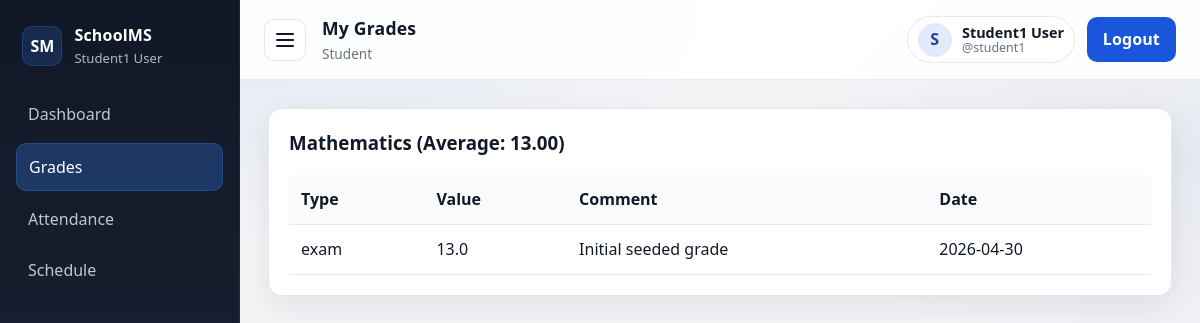
The app's page /student/grades/ (signed in) with its own data.
### accounts/models.py (models this page shows, shortened)
class User(AbstractUser):
    ROLES = [
        ('admin', 'Administrator'),
        ('teacher', 'Teacher'),
        ('student', 'Student'),
        ('parent', 'Parent'),
    ]
    role = models.CharField(max_length=20, choices=ROLES, default='student')

### courses/models.py (models this page shows, shortened)
class Course(models.Model):
    course_id = models.CharField(max_length=20, unique=True)
    name = models.CharField(max_length=100)
    credits = models.IntegerField()
    teacher = models.ForeignKey(Teacher, on_delete=models.SET_NULL, null=True)
    class_group = models.ForeignKey(ClassGroup, on_delete=models.SET_NULL, null=True)

class Grade(models.Model):
    TYPES = [('exam', 'Exam'), ('quiz', 'Quiz'), ('homework', 'Homework'), ('project', 'Project')]
    value = models.FloatField()
    student = models.ForeignKey(Student, on_delete=models.CASCADE)
    course = models.ForeignKey(Course, on_delete=models.CASCADE)
    grade_type = models.CharField(max_length=20, choices=TYPES, default='exam')
    date_recorded = models.DateTimeField(auto_now_add=True)
    comment = models.TextField(blank=True)

### accounts/decorators.py (the view)
        def _wrapped_view(request, *args, **kwargs):
            if not request.user.is_authenticated:
                return redirect('login')
            if getattr(request.user, 'is_superuser', False):
                return view_func(request, *args, **kwargs)
            if request.user.role not in allowed_roles:
                return redirect('login')
            return view_func(request, *args, **kwargs)

### dashboard/views.py (called while the page is built)
@login_required
@role_required('student')
def student_grades(request):
    student = get_object_or_404(Student, user=request.user)
    grades = Grade.objects.filter(student=student).select_related('course').order_by('course__name')
    grouped = {}
    for grade in grades:
        grouped.setdefault(grade.course, []).append(grade)
    grouped_data = []
    for course, course_grades in grouped.items():
        avg = Grade.objects.filter(student=student, course=course).aggregate(avg=Avg('value'))['avg']
        grouped_data.append({'course': course, 'grades': course_grades, 'average': avg})
    return render(request, 'student/grades.html', {'grouped_data': grouped_data})

### templates/student/grades.html
{% extends 'base_dashboard.html' %}
{% block page_title %}My Grades{% endblock %}
{% block content %}
{% for item in grouped_data %}
<div class="card">
    <h3>{{ item.course.name }} (Average: {% if item.average %}{{ item.average|floatformat:2 }}{% else %}N/A{% endif %})</h3>
    <table class="table">
        <thead><tr><th>Type</th><th>Value</th><th>Comment</th><th>Date</th></tr></thead>
        <tbody>
        {% for grade in item.grades %}
        <tr><td>{{ grade.grade_type }}</td><td>{{ grade.value }}</td><td>{{ grade.comment }}</td><td>{{ grade.date_recorded|date:"Y-m-d" }}</td></tr>
        {% endfor %}
        </tbody>
    </table>
</div>
{% empty %}
<div class="card">No grades available.</div>
{% endfor %}
{% endblock %}

### templates/base_dashboard.html (shortened to what this page needs)
{% load static %}
<!DOCTYPE html>
<html lang="en">
<head>
    <link rel="stylesheet" href="{% static 'css/style.css' %}">
</head>
<body>
<div class="layout">
    <aside class="sidebar" id="sidebar">
        <div class="logo">
            <div class="logo-mark">SM</div>
            <div class="logo-text">
                <div class="logo-title">SchoolMS</div>
                <div class="logo-subtitle">{{ user.get_full_name|default:user.username }}</div>
            </div>
        </div>
        <nav>
            {% if user.role == 'admin' or user.is_superuser or user.is_staff %}
            <a class="{% if request.path == '/admin-panel/' %}active{% endif %}" href="{% url 'admin_panel_dashboard' %}">Dashboard</a>
            <a class="{% if request.path|slice:':18' == '/admin-panel/users' %}active{% endif %}" href="{% url 'admin_users' %}">Users</a>
            <a class="{% if request.path|slice:':20' == '/admin-panel/classes' %}active{% endif %}" href="{% url 'admin_classes' %}">Classes</a>
            <a class="{% if request.path|slice:':21' == '/admin-panel/subjects' %}active{% endif %}" href="{% url 'admin_subjects' %}">Subjects</a>
            <a class="{% if request.path|slice:':20' == '/admin-panel/reports' %}active{% endif %}" href="{% url 'admin_reports' %}">Reports</a>
            <a href="http://localhost/phpmyadmin/" target="_blank" rel="noopener noreferrer">Database</a>
            {% elif user.role == 'student' %}
            <a class="{% if request.path == '/student/' %}active{% endif %}" href="{% url 'student_dashboard' %}">Dashboard</a>
            <a class="{% if request.path|slice:':15' == '/student/grades' %}active{% endif %}" href="{% url 'student_grades' %}">Grades</a>
            <a class="{% if request.path|slice:':19' == '/student/attendance' %}active{% endif %}" href="{% url 'student_attendance' %}">Attendance</a>
            <a class="{% if request.path|slice:':17' == '/student/schedule' %}active{% endif %}" href="{% url 'student_schedule' %}">Schedule</a>
            {% endif %}
        </nav>
    </aside>
    <section class="main">
        <header class="topbar">
            <div class="topbar-left">
                <button class="icon-btn" id="sidebar-toggle" type="button" aria-label="Toggle sidebar">
                    <span class="hamburger"></span>
                </button>
                <div class="topbar-title">
                    <h1>{% block page_title %}Dashboard{% endblock %}</h1>
                    <div class="topbar-meta">
                        {% if user.is_superuser or user.is_staff %}Admin{% else %}{{ user.role|title }}{% endif %}
                    </div>
                </div>
            </div>
            <div class="topbar-right">
                <div class="user-pill">
                    <div class="avatar" aria-hidden="true">{{ user.username|slice:":1"|upper }}</div>
                    <div class="user-pill-text">
                        <div class="user-name">{{ user.get_full_name|default:user.username }}</div>
                        <div class="user-username">@{{ user.username }}</div>
                    </div>
                </div>
                <a class="btn btn-primary" href="{% url 'logout' %}">Logout</a>
            </div>
        </header>
        <div class="content-wrap">
            {% block content %}{% endblock %}
        </div>
    </section>
</div>
</body>
</html>

### static/css/style.css (style rules this page uses)
:root { --primary: #1a56db; --primary-dark: #1e429f; --secondary: #f3f4f6; --text: #111827; --text-muted: #6b7280; --border: #e5e7eb; --surface: #ffffff; --shadow: 0 10px 30px rgba(17, 24, 39, .08); --success: #057a55; --danger: #c81e1e; --warning: #c27803; --sidebar-bg: #1e2939; --sidebar-text: #d1d5db; --sidebar-active: #3b82f6; }
* { box-sizing: border-box; }
html, body { height: 100%; }
body { margin: 0; font-family: ui-sans-serif, system-ui, -apple-system, "Segoe UI", Roboto, Arial, "Noto Sans", "Liberation Sans", sans-serif; background: radial-gradient(1200px 600px at 20% 0%, rgba(26, 86, 219, .08), transparent 40%), radial-gradient(900px 500px at 100% 20%, rgba(30, 66, 159, .06), transparent 45%), var(--secondary); color: var(--text); line-height: 1.45; }
a { color: inherit; }
.layout { display: flex; min-height: 100vh; }
.sidebar { width: 240px; background: linear-gradient(180deg, #101827, var(--sidebar-bg)); color: var(--sidebar-text); padding: 1rem; position: fixed; top: 0; left: 0; bottom: 0; border-right: 1px solid rgba(255,255,255,.06); }
.sidebar .logo { display: flex; align-items: center; gap: .75rem; margin-bottom: 1rem; padding: .5rem .4rem; }
.logo-mark { width: 40px; height: 40px; border-radius: 10px; display: grid; place-items: center; font-weight: 800; background: rgba(59, 130, 246, .18); color: #fff; border: 1px solid rgba(59, 130, 246, .25); }
.logo-title { font-weight: 800; color: #fff; letter-spacing: .2px; }
.logo-subtitle { font-size: .82rem; color: rgba(209,213,219,.85); margin-top: 2px; }
.sidebar nav a { display: flex; align-items: center; gap: .6rem; color: rgba(209,213,219,.92); text-decoration: none; padding: .7rem .75rem; border-radius: 10px; margin-bottom: .35rem; transition: background .15s ease, color .15s ease, transform .15s ease; }
.sidebar nav a.active { background: rgba(59, 130, 246, .28); color: #fff; border: 1px solid rgba(59,130,246,.25); }
.main { margin-left: 240px; width: calc(100% - 240px); }
.topbar { background: rgba(255,255,255,.92); backdrop-filter: blur(10px); padding: 1rem 1.5rem; border-bottom: 1px solid rgba(229,231,235,.8); display: flex; align-items: center; justify-content: space-between; position: sticky; top: 0; z-index: 5; }
.topbar-left { display: flex; align-items: center; gap: 1rem; }
.topbar-title h1 { font-size: 1.1rem; margin: 0; letter-spacing: .2px; }
.topbar-meta { font-size: .85rem; color: var(--text-muted); margin-top: 2px; }
.topbar-right { display: flex; align-items: center; gap: .75rem; }
.user-pill { display: flex; align-items: center; gap: .65rem; padding: .35rem .6rem; border: 1px solid rgba(229,231,235,.9); border-radius: 999px; background: #fff; }
.avatar { width: 34px; height: 34px; border-radius: 999px; display: grid; place-items: center; font-weight: 800; background: rgba(26,86,219,.12); color: var(--primary-dark); }
.user-name { font-size: .9rem; font-weight: 700; line-height: 1.1; }
.user-username { font-size: .78rem; color: var(--text-muted); line-height: 1.1; }
.content-wrap { max-width: 1200px; padding: 1.75rem; margin: 0 auto; }
.card { background: var(--surface); border: 1px solid rgba(229,231,235,.95); border-radius: 14px; padding: 1.25rem 1.25rem; margin-bottom: 1rem; box-shadow: var(--shadow); }
.btn { border: 1px solid transparent; padding: .6rem .95rem; border-radius: 10px; text-decoration: none; display: inline-flex; align-items: center; justify-content: center; gap: .4rem; cursor: pointer; font-weight: 700; letter-spacing: .1px; transition: transform .12s ease, box-shadow .12s ease, background .12s ease, border-color .12s ease; }
.btn-primary { background: var(--primary); color: #fff; }
.icon-btn { border: 1px solid rgba(229,231,235,.95); background: #fff; border-radius: 10px; width: 42px; height: 42px; display: grid; place-items: center; cursor: pointer; }
.hamburger, .hamburger::before, .hamburger::after { content: ""; display: block; width: 18px; height: 2px; background: #111827; border-radius: 3px; position: relative; }
.hamburger::before { position: absolute; top: -6px; left: 0; }
.hamburger::after { position: absolute; top: 6px; left: 0; }
.table { width: 100%; border-collapse: collapse; }
.table th, .table td { border-bottom: 1px solid rgba(229,231,235,.85); padding: .8rem .75rem; text-align: left; vertical-align: top; }
.table thead th { background: #f9fafb; position: sticky; top: 70px; z-index: 2; }
.card h2, .card h3 { margin-top: 0; }

### records on screen
User: get_full_name "Student1 User", role "Student", username "S", username "student1"
Course: course.name "Mathematics", average "13.00"
Grade: grade_type "exam", value "13.0", comment "Initial seeded grade", date_recorded "2026-04-30"
